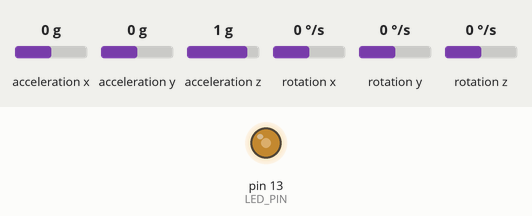
Bench run of a sketch on a simulated Arduino Uno, built with avr-gcc and run on an emulated ATmega328P. Shown: output pins drawn as LEDs (lit = HIGH). Inputs (shaded band) come from the test bench; at power-on: acceleration x 0 g, acceleration z 1 g, acceleration y 0 g, rotation x 0 °/s, rotation y 0 °/s, rotation z 0 °/s. What the sketch prints to the serial monitor is not drawn.

Above: at 1.0 s.
1.3 s: acceleration x set to -1.4 g
4.3 s: acceleration z set to 0 g
7.3 s: acceleration y set to -1.4 g
10.3 s: rotation x set to -192 °/s
At 11.3 s:
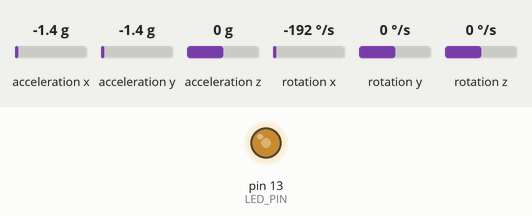
11.8 s: acceleration x set to 0 g
At 12.16 s:
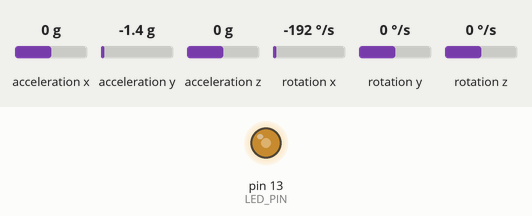
14.8 s: acceleration x set to 0.8 g
Timing chart, 0 to 17.3 s (numbered marks = the images above; inputs shaded):
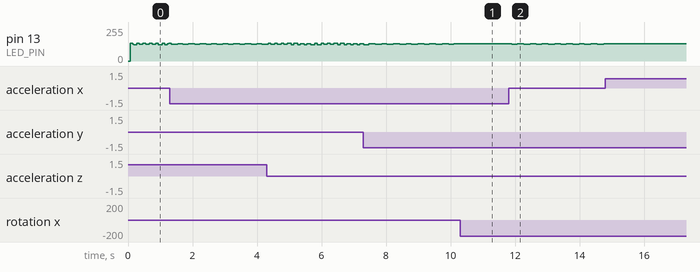

The sketch:

MPU6050_raw.ino
```cpp
// I2C device class (I2Cdev) demonstration Arduino sketch for MPU6050 class
// 10/7/2011 by Jeff Rowberg <jeff@rowberg.net>
// Updates should (hopefully) always be available at https://github.com/jrowberg/i2cdevlib
//
// Changelog:
//      2013-05-08 - added multiple output formats
//                 - added seamless Fastwire support
//      2011-10-07 - initial release

/* ============================================
  I2Cdev device library code is placed under the MIT license
  Copyright (c) 2011 Jeff Rowberg

  Permission is hereby granted, free of charge, to any person obtaining a copy
  of this software and associated documentation files (the "Software"), to deal
  in the Software without restriction, including without limitation the rights
  to use, copy, modify, merge, publish, distribute, sublicense, and/or sell
  copies of the Software, and to permit persons to whom the Software is
  furnished to do so, subject to the following conditions:

  The above copyright notice and this permission notice shall be included in
  all copies or substantial portions of the Software.

  THE SOFTWARE IS PROVIDED "AS IS", WITHOUT WARRANTY OF ANY KIND, EXPRESS OR
  IMPLIED, INCLUDING BUT NOT LIMITED TO THE WARRANTIES OF MERCHANTABILITY,
  FITNESS FOR A PARTICULAR PURPOSE AND NONINFRINGEMENT. IN NO EVENT SHALL THE
  AUTHORS OR COPYRIGHT HOLDERS BE LIABLE FOR ANY CLAIM, DAMAGES OR OTHER
  LIABILITY, WHETHER IN AN ACTION OF CONTRACT, TORT OR OTHERWISE, ARISING FROM,
  OUT OF OR IN CONNECTION WITH THE SOFTWARE OR THE USE OR OTHER DEALINGS IN
  THE SOFTWARE.
  ===============================================
*/

// I2Cdev and MPU6050 must be installed as libraries, or else the .cpp/.h files
// for both classes must be in the include path of your project
#include "I2Cdev.h"
#include "MPU6050.h"

// Arduino Wire library is required if I2Cdev I2CDEV_ARDUINO_WIRE implementation
// is used in I2Cdev.h
#if I2CDEV_IMPLEMENTATION == I2CDEV_ARDUINO_WIRE
#include "Wire.h"
#endif

// class default I2C address is 0x68
// specific I2C addresses may be passed as a parameter here
// AD0 low = 0x68 (default for InvenSense evaluation board)
// AD0 high = 0x69
MPU6050 accelgyro;
//MPU6050 accelgyro(0x69); // <-- use for AD0 high

int16_t ax, ay, az;
int16_t gx, gy, gz;


// uncomment "OUTPUT_READABLE_ACCELGYRO" if you want to see a tab-separated
// list of the accel X/Y/Z and then gyro X/Y/Z values in decimal. Easy to read,
// not so easy to parse, and slow(er) over UART.
#define OUTPUT_READABLE_ACCELGYRO

// uncomment "OUTPUT_BINARY_ACCELGYRO" to send all 6 axes of data as 16-bit
// binary, one right after the other. This is very fast (as fast as possible
// without compression or data loss), and easy to parse, but impossible to read
// for a human.
//#define OUTPUT_BINARY_ACCELGYRO


#define LED_PIN 13
bool blinkState = false;
unsigned long time;

void setup() {
  // join I2C bus (I2Cdev library doesn't do this automatically)
#if I2CDEV_IMPLEMENTATION == I2CDEV_ARDUINO_WIRE
  Wire.begin();
#elif I2CDEV_IMPLEMENTATION == I2CDEV_BUILTIN_FASTWIRE
  Fastwire::setup(400, true);
#endif

  // initialize serial communication
  // (38400 chosen because it works as well at 8MHz as it does at 16MHz, but
  // it's really up to you depending on your project)
  Serial.begin(1000000);

  // initialize device
  //Serial.println("Initializing I2C devices...");
  accelgyro.initialize();

  // verify connection
  //Serial.println("Testing device connections...");
  //Serial.println(accelgyro.testConnection() ? "MPU6050 connection successful" : "MPU6050 connection failed");

  // use the code below to change accel/gyro offset values
  /*
    Serial.println("Updating internal sensor offsets...");
    // -76	-2359	1688	0	0	0
    Serial.print(accelgyro.getXAccelOffset()); Serial.print("\t"); // -76
    Serial.print(accelgyro.getYAccelOffset()); Serial.print("\t"); // -2359
    Serial.print(accelgyro.getZAccelOffset()); Serial.print("\t"); // 1688
    Serial.print(accelgyro.getXGyroOffset()); Serial.print("\t"); // 0
    Serial.print(accelgyro.getYGyroOffset()); Serial.print("\t"); // 0
    Serial.print(accelgyro.getZGyroOffset()); Serial.print("\t"); // 0
    Serial.print("\n");
    accelgyro.setXGyroOffset(220);
    accelgyro.setYGyroOffset(76);
    accelgyro.setZGyroOffset(-85);
    Serial.print(accelgyro.getXAccelOffset()); Serial.print("\t"); // -76
    Serial.print(accelgyro.getYAccelOffset()); Serial.print("\t"); // -2359
    Serial.print(accelgyro.getZAccelOffset()); Serial.print("\t"); // 1688
    Serial.print(accelgyro.getXGyroOffset()); Serial.print("\t"); // 0
    Serial.print(accelgyro.getYGyroOffset()); Serial.print("\t"); // 0
    Serial.print(accelgyro.getZGyroOffset()); Serial.print("\t"); // 0
    Serial.print("\n");
  */

  // configure Arduino LED pin for output
  pinMode(LED_PIN, OUTPUT);
}

void loop() {
  // read raw accel/gyro measurements from device
  accelgyro.getMotion6(&ax, &ay, &az, &gx, &gy, &gz);

  // these methods (and a few others) are also available
  //accelgyro.getAcceleration(&ax, &ay, &az);
  //accelgyro.getRotation(&gx, &gy, &gz);

#ifdef OUTPUT_READABLE_ACCELGYRO
  // display tab-separated accel/gyro x/y/z values
  String bla = String(ax) + "," + String(ay) + "," + String(az) + "," + String(gx) + "," + String(gy) + "," + String(gz);
  Serial.println(bla);
  /*
    Serial.print("a/g:\t");
    Serial.print(ax); Serial.print("\t");
    Serial.print(ay); Serial.print("\t");
    Serial.print(az); Serial.print("\t");
    Serial.print(gx); Serial.print("\t");
    Serial.print(gy); Serial.print("\t");
    Serial.println(gz);
  */
#endif

#ifdef OUTPUT_BINARY_ACCELGYRO
  Serial.write((uint8_t)(ax >> 8)); Serial.write((uint8_t)(ax & 0xFF));
  Serial.write((uint8_t)(ay >> 8)); Serial.write((uint8_t)(ay & 0xFF));
  Serial.write((uint8_t)(az >> 8)); Serial.write((uint8_t)(az & 0xFF));
  Serial.write((uint8_t)(gx >> 8)); Serial.write((uint8_t)(gx & 0xFF));
  Serial.write((uint8_t)(gy >> 8)); Serial.write((uint8_t)(gy & 0xFF));
  Serial.write((uint8_t)(gz >> 8)); Serial.write((uint8_t)(gz & 0xFF));
#endif

  // blink LED to indicate activity
  blinkState = !blinkState;
  digitalWrite(LED_PIN, blinkState);

}
```

Measured:
- after the input at 10.3 s, pin 13 (LED_PIN): stops changing and stays 130/255
- after the input at 11.8 s, pin 13 (LED_PIN): 130/255 → 124/255 after 0.10 s, → 130/255 0.16 s later, → 124/255 0.20 s later, → 131/255 0.20 s later, … (16 changes in this stretch)
- after the input at 14.8 s, pin 13 (LED_PIN): stops changing and stays 131/255
